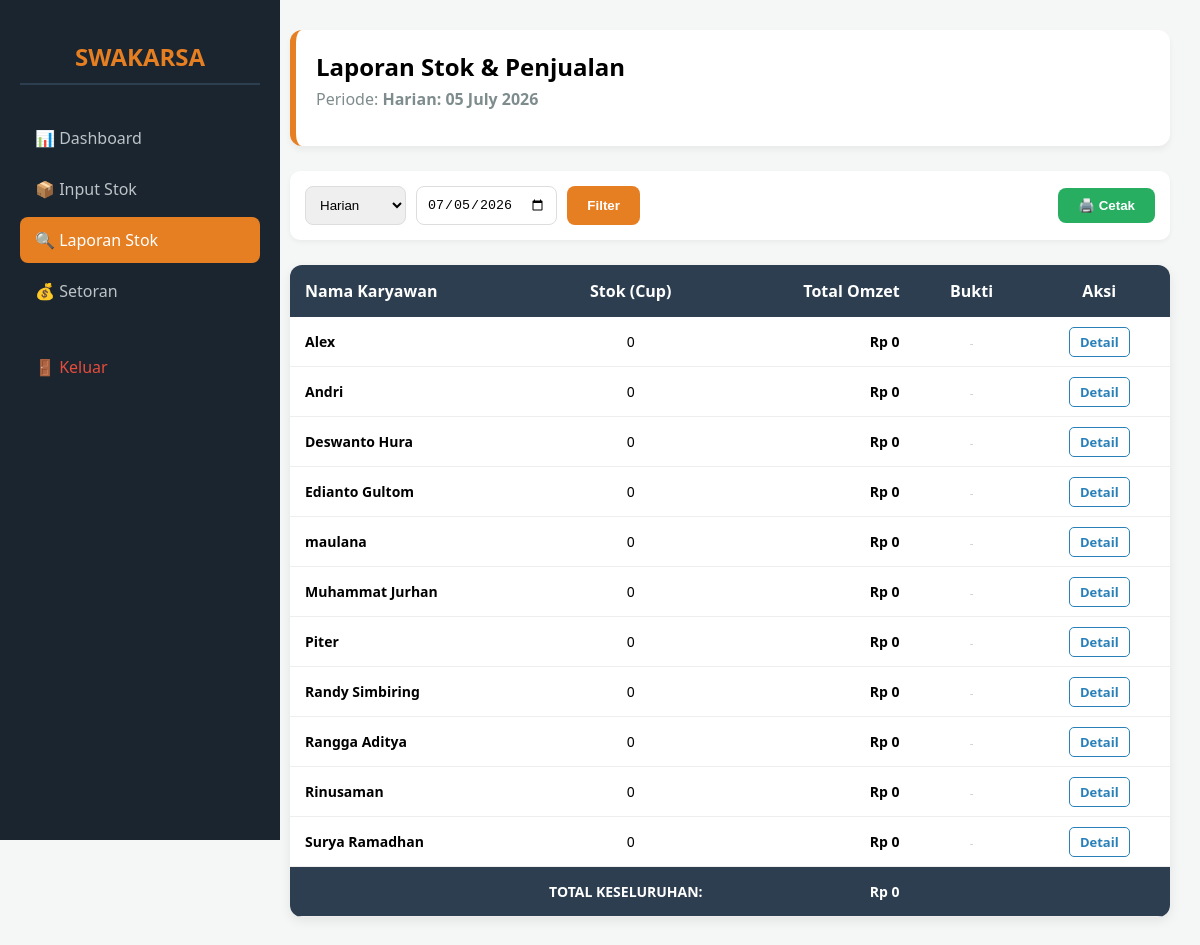
The page /laporan_stok.php (signed in) on the database its author committed.
### tables this page shows
CREATE TABLE `karyawan` (
  `id_karyawan` int(11) NOT NULL,
  `nama_karyawan` varchar(100) NOT NULL,
  `no_sepeda` varchar(10) NOT NULL,
  `username` varchar(50) DEFAULT NULL,
  `password` varchar(255) DEFAULT NULL,
  `role` enum('admin','karyawan') DEFAULT 'karyawan',
  `status_aktif` tinyint(1) DEFAULT 1
);

### laporan_stok.php (the view, shortened to what this page needs)
<?php
include 'koneksi.php';
$filter_type = isset($_GET['type']) ? $_GET['type'] : 'harian';
$tgl_pilih = isset($_GET['tgl']) ? $_GET['tgl'] : date('Y-m-d');
if ($filter_type == 'mingguan') {
    $start_date = date('Y-m-d', strtotime('monday this week', strtotime($tgl_pilih)));
    $end_date = date('Y-m-d', strtotime('sunday this week', strtotime($tgl_pilih)));
    $stok_clause = "DATE(tanggal) BETWEEN '$start_date' AND '$end_date'";
    $label_periode = "Mingguan: " . date('d M', strtotime($start_date)) . " s/d " . date('d M Y', strtotime($end_date));
} elseif ($filter_type == 'bulanan') {
    $bulan = date('m', strtotime($tgl_pilih));
    $tahun = date('Y', strtotime($tgl_pilih));
    $stok_clause = "MONTH(tanggal) = '$bulan' AND YEAR(tanggal) = '$tahun'";
    $label_periode = "Bulanan: " . date('F Y', strtotime($tgl_pilih));
} else {
    $stok_clause = "DATE(tanggal) = '$tgl_pilih'";
    $label_periode = "Harian: " . date('d F Y', strtotime($tgl_pilih));
}
$query = "SELECT
            k.id_karyawan,
            k.nama_karyawan,
            rekap.total_stok,
            rekap.total_tunai,
            rekap.total_transfer,
            rekap.foto_bukti
          FROM karyawan k
          LEFT JOIN (
            SELECT
                id_karyawan,
                SUM(jumlah_awal) as total_stok,
                MAX(nominal_tunai) as total_tunai,
                MAX(nominal_transfer) as total_transfer,
                MAX(bukti_transfer) as foto_bukti
            FROM stok_harian
            WHERE $stok_clause
            GROUP BY id_karyawan
          ) rekap ON k.id_karyawan = rekap.id_karyawan
          ORDER BY k.nama_karyawan ASC";
$result = mysqli_query($koneksi, $query);
$data_rekap = [];
while($row = mysqli_fetch_assoc($result)) {
    $tunai = (float)($row['total_tunai'] ?? 0);
    $transfer = (float)($row['total_transfer'] ?? 0);
    $omzet = $tunai + $transfer;
    $data_rekap[] = [
        'id' => $row['id_karyawan'],
        'nama' => $row['nama_karyawan'],
        'stok' => $row['total_stok'] ?? 0,
        'omzet' => $omzet,
        'foto' => $row['foto_bukti']
    ];
}
?>
<!DOCTYPE html>
<html lang="id">
<head>
</head>
<body>
<div class="sidebar">
    <h2>SWAKARSA</h2>
    <nav>
        <a href="dashboard_admin.php">📊 Dashboard</a>
        <a href="stok_awal.php">📦 Input Stok</a>
        <a href="laporan_stok.php" class="active">🔍 Laporan Stok</a>
        <a href="data_setoran.php">💰 Setoran</a>
        <a href="logout.php" style="color:#e74c3c; margin-top:30px;">🚪 Keluar</a>
    </nav>
</div>
<div class="main-content">
    <div class="header-box">
        <h2 style="margin:0;">Laporan Stok & Penjualan</h2>
        <p style="color:#7f8c8d; margin-top:5px;">Periode: <strong><?php echo $label_periode; ?></strong></p>
    </div>
    <div class="filter-card">
        <form method="GET" action="laporan_stok.php" style="display:flex; gap:10px;">
            <select name="type" style="padding:10px; border:1px solid #ddd; border-radius:8px;">
                <option value="harian" <?php echo $filter_type == 'harian' ? 'selected' : ''; ?>>Harian</option>
            </select>
            <input type="date" name="tgl" value="<?php echo $tgl_pilih; ?>" style="padding:10px; border:1px solid #ddd; border-radius:8px;">
            <button type="submit" style="background:#e67e22; color:white; border:none; padding:10px 20px; border-radius:8px; cursor:pointer; font-weight:bold;">Filter</button>
        </form>
        <button onclick="window.print()" class="btn-print">🖨️ Cetak</button>
    </div>
    <div class="table-wrapper">
        <table>
            <thead>
                <tr>
                    <th>Nama Karyawan</th>
                    <th style="text-align:center;">Stok (Cup)</th>
                    <th style="text-align:right;">Total Omzet</th>
                    <th style="text-align:center;">Bukti</th>
                    <th style="text-align:center;">Aksi</th>
                </tr>
            </thead>
            <tbody>
                <?php
                $total_akhir = 0;
                foreach($data_rekap as $rekap) {
                    $total_akhir += $rekap['omzet'];
                ?>
                <tr>
                    <td><strong><?php echo $rekap['nama']; ?></strong></td>
                    <td align="center"><?php echo number_format($rekap['stok'], 0, ',', '.'); ?></td>
                    <td align="right"><strong>Rp <?php echo number_format($rekap['omzet'], 0, ',', '.'); ?></strong></td>
                    <td align="center">
                        <?php
                        $foto = trim($rekap['foto']);
                        $path = "img_bukti/" . $foto;
                        $ext = strtolower(pathinfo($foto, PATHINFO_EXTENSION));
                        if(!empty($foto) && file_exists($path)): ?>
                            <?php if($ext == 'heic'): ?>
                                <small style="color:#e67e22;">📱 HEIC</small>
                            <?php else: ?>
                                <a href="<?php echo $path; ?>" target="_blank">
                                    <img src="<?php echo $path; ?>" class="img-preview">
                                </a>
                            <?php endif; ?>
                        <?php else: ?>
                            <small style="color:#ccc;">-</small>
                        <?php endif; ?>
                    </td>
                    <td align="center">
                        <a href="verifikasi_detail.php?id=<?php echo $rekap['id']; ?>&tgl=<?php echo $tgl_pilih; ?>" class="btn-detail">Detail</a>
                    </td>
                </tr>
                <?php } ?>
                <tr style="background:#2c3e50; color:white; font-weight:bold;">
                    <td colspan="2" style="text-align:right;">TOTAL KESELURUHAN:</td>
                    <td style="text-align:right;">Rp <?php echo number_format($total_akhir, 0, ',', '.'); ?></td>
                    <td colspan="2"></td>
                </tr>
            </tbody>
        </table>
    </div>
</div>
</body>
</html>

### laporan_stok.php (style rules this page uses)
body { font-family: 'Segoe UI', sans-serif; margin: 0; display: flex; background: #f4f7f6; }
.sidebar { width: 240px; height: 100vh; background: #1a252f; color: white; padding: 20px; position: fixed; }
.sidebar h2 { color: #e67e22; text-align: center; margin-bottom: 30px; border-bottom: 2px solid #2c3e50; padding-bottom: 10px; }
.sidebar nav a { color: #bdc3c7; text-decoration: none; display: block; padding: 12px 15px; border-radius: 8px; margin-bottom: 5px; transition: 0.3s; }
.sidebar nav a:hover, .sidebar nav a.active { background: #e67e22; color: white; }
.main-content { margin-left: 260px; padding: 30px; width: calc(100% - 260px); }
.header-box { background: white; padding: 20px; border-radius: 12px; border-left: 6px solid #e67e22; margin-bottom: 25px; box-shadow: 0 4px 6px rgba(0,0,0,0.05); }
.filter-card { background: white; padding: 15px; border-radius: 10px; margin-bottom: 25px; display: flex; gap: 10px; align-items: center; box-shadow: 0 2px 5px rgba(0,0,0,0.05); }
.table-wrapper { background: white; border-radius: 12px; overflow: hidden; box-shadow: 0 4px 12px rgba(0,0,0,0.08); }
table { width: 100%; border-collapse: collapse; }
th { background: #2c3e50; color: white; padding: 15px; text-align: left; }
td { padding: 15px; border-bottom: 1px solid #eee; font-size: 14px; }
.btn-detail { text-decoration: none; color: #2980b9; font-weight: bold; font-size: 13px; border: 1px solid #2980b9; padding: 5px 10px; border-radius: 5px; transition: 0.2s; }
.btn-print { background: #27ae60; color: white; border: none; padding: 10px 20px; border-radius: 8px; cursor: pointer; margin-left: auto; font-weight: bold; }

### rows shown on the page
karyawan: nama_karyawan "Alex", stok "0", omzet "0"
karyawan: nama_karyawan "Andri", stok "0", omzet "0"
karyawan: nama_karyawan "Deswanto Hura", stok "0", omzet "0"
karyawan: nama_karyawan "Edianto Gultom", stok "0", omzet "0"
karyawan: nama_karyawan "maulana", stok "0", omzet "0"
karyawan: nama_karyawan "Muhammat Jurhan", stok "0", omzet "0"
karyawan: nama_karyawan "Piter", stok "0", omzet "0"
karyawan: nama_karyawan "Randy Simbiring", stok "0", omzet "0"
karyawan: nama_karyawan "Rangga Aditya", stok "0", omzet "0"
karyawan: nama_karyawan "Rinusaman", stok "0", omzet "0"
karyawan: nama_karyawan "Surya Ramadhan", stok "0", omzet "0"

### other values the page prints
$label_periode "Harian: 05 July 2026"
$total_akhir "0"
